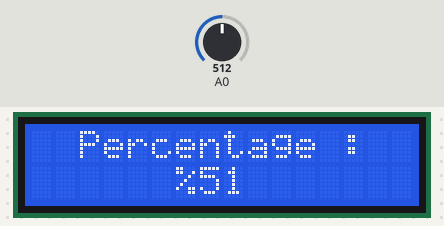
Recording of a sketch running on a simulated Arduino Uno, built with avr-gcc and run on an emulated ATmega328P. On the bench: 16×2 character LCD. The test bench sets the inputs (shaded band); at power-on: A0 = 512. What the sketch prints to the serial monitor is not drawn.

Above: at 1.27 s.
1.3 s: A0 set to 716
At 1.53 s:
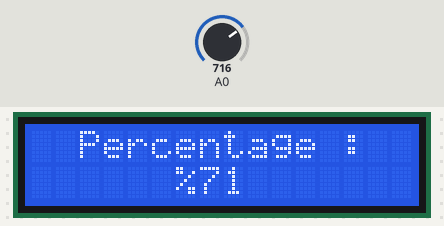
4.3 s: A0 set to 900
At 4.58 s:
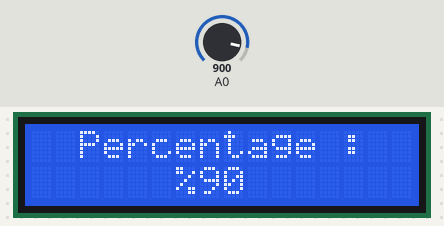
5.8 s: A0 set to 984
7.3 s: A0 set to 1017
At 7.84 s:
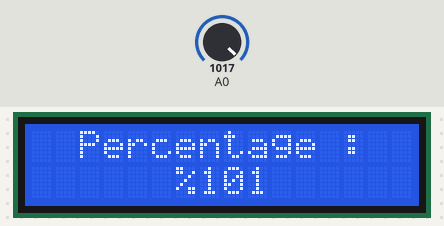
Timing chart, 0 to 9.8 s (numbered marks = the images above; inputs shaded):
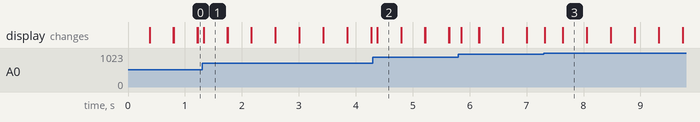

The sketch:

potansiyometrelcd2.ino
```cpp
#include <LiquidCrystal.h>

LiquidCrystal lcd (12,11,5,4,3,2);

void setup() {
  pinMode(A0, INPUT);
  lcd.begin(16,2);
  lcd.display();

  Serial.begin(9600);


}

void loop() {
  int analogValue = analogRead (A0);
  Serial.println(analogValue);
  int percentageValue = map(analogValue, 0, 1023, 0, 4095);
  percentageValue = percentageValue/40;
  Serial.println(percentageValue);

  lcd.setCursor(2,0);
  lcd.print("Percentage :");
  lcd.setCursor(6,1);
  lcd.print("%");
  lcd.setCursor(7,1);
  lcd.print(percentageValue);
  delay(100);
  lcd.clear();


}
```

Measured:
- after the input at 1.3 s, the display: changes at once (image 1)
- after the input at 4.3 s, the display: changes after 0.08 s (image 2)
- after the input at 7.3 s, the display: changes at once (image 3)
- what the display in image 1 shows lasts 0.4 s, from 1.3 s to 1.7 s
